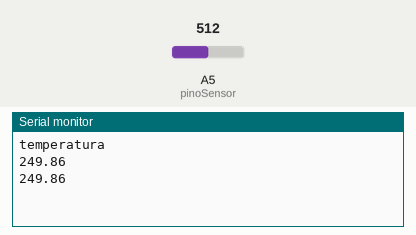
A sketch run on a simulated Arduino Uno, built with avr-gcc and run on an emulated ATmega328P. Shown: the last lines printed to the serial monitor. The inputs (shaded band) are chosen by the test bench; at power-on: A5 (pinoSensor) = 512.

Above: at 1.8 s.
1.9 s: A5 (pinoSensor) set to 716
At 2.8 s:
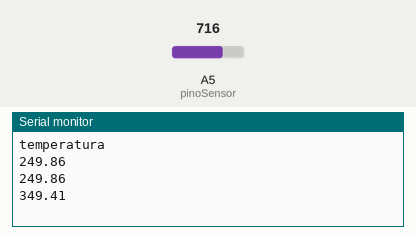
3.4 s: A5 (pinoSensor) set to 900
At 4.8 s:
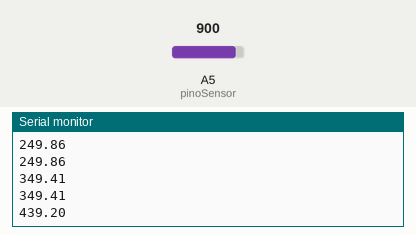
Timing chart, 0 to 6.4 s (numbered marks = the images above; inputs shaded):
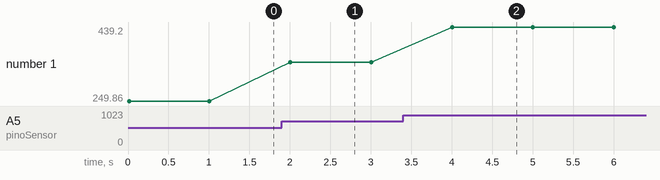

The sketch:

codigo.ino
```cpp
int  pinoSensor = 5;
int valorLido = 0;
float temperatura = 0;

void setup() { // // Função que será executada uma

Serial.begin(9600);

Serial.println("temperatura");
}


void loop() { // Função que será executada continuamente

valorLido = analogRead(pinoSensor);

temperatura = (valorLido * 0.00488);

temperatura = temperatura * 100;

Serial.println(temperatura);

  delay(1000);

}
```

Measured:
- after the input at 1.9 s, the serial monitor: prints a new line after 0.10 s (image 1)
- after the input at 3.4 s, the serial monitor: prints a new line after 0.60 s (image 2)
- plotted number 1: 249.86 → 349.41 after the input at 1.9 s, 349.41 → 439.2 after the input at 3.4 s
